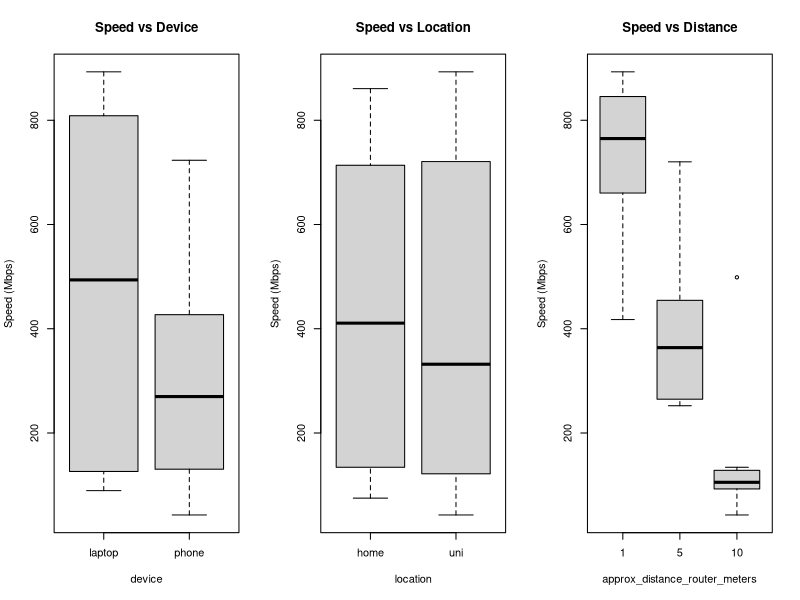
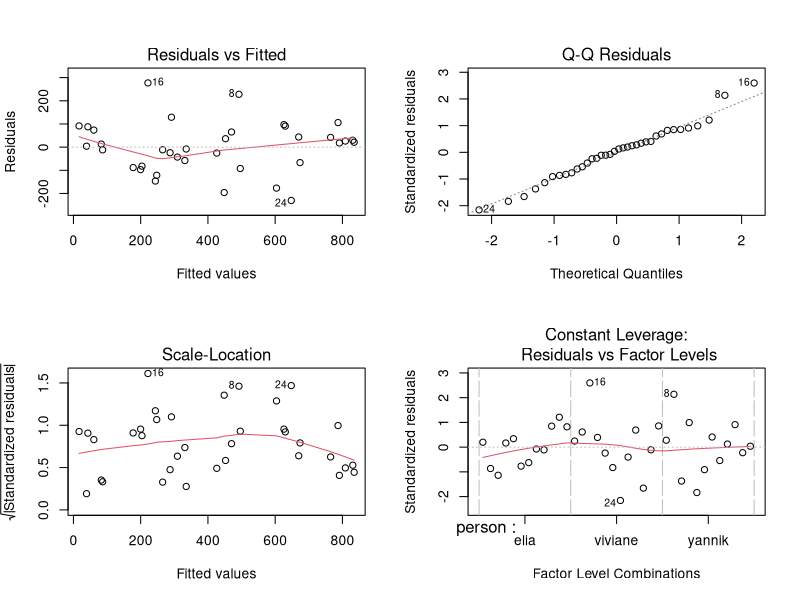
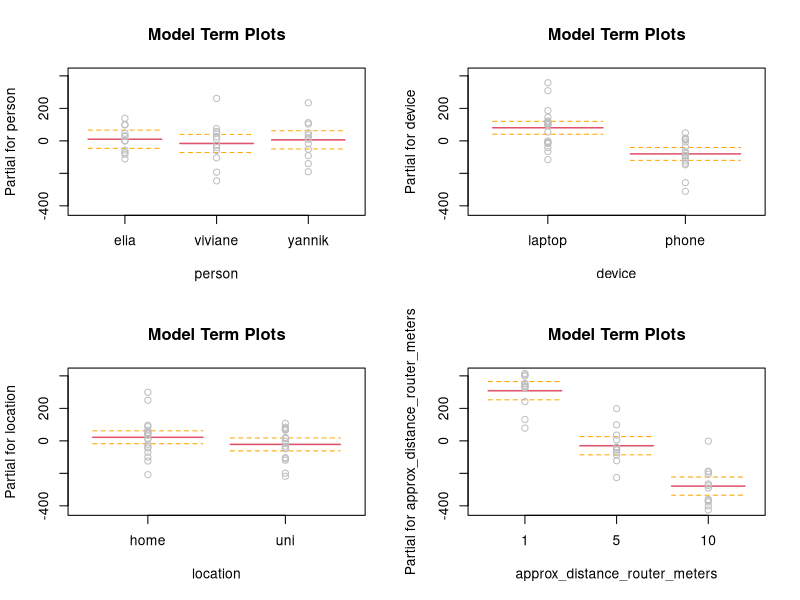

R code for these plots, in order:
## ---- chunk 1
df <- read.csv("d2_doe_data.csv")

df$person <- as.factor(df$person)
df$device <- as.factor(df$device)
df$location <- as.factor(df$location)
df$approx_distance_router_meters <- as.factor(df$approx_distance_router_meters)

head(df)
## ---- chunk 2
par(mfrow=c(1,3))
boxplot(download_speed_mbit_result ~ device, data = df, main = "Speed vs Device", ylab = "Speed (Mbps)")
boxplot(download_speed_mbit_result ~ location, data = df, main = "Speed vs Location", ylab = "Speed (Mbps)")
boxplot(download_speed_mbit_result ~ approx_distance_router_meters, data = df, main = "Speed vs Distance", ylab = "Speed (Mbps)")
## ---- chunk 3
model <- lm(download_speed_mbit_result ~ person + device + location + approx_distance_router_meters, data = df)
summary(model)
## ---- chunk 4
par(mfrow=c(2,2))
plot(model)
summary(model)
## ---- chunk 5
termplot(model, partial.resid = TRUE, se = TRUE, main = "Model Term Plots")
